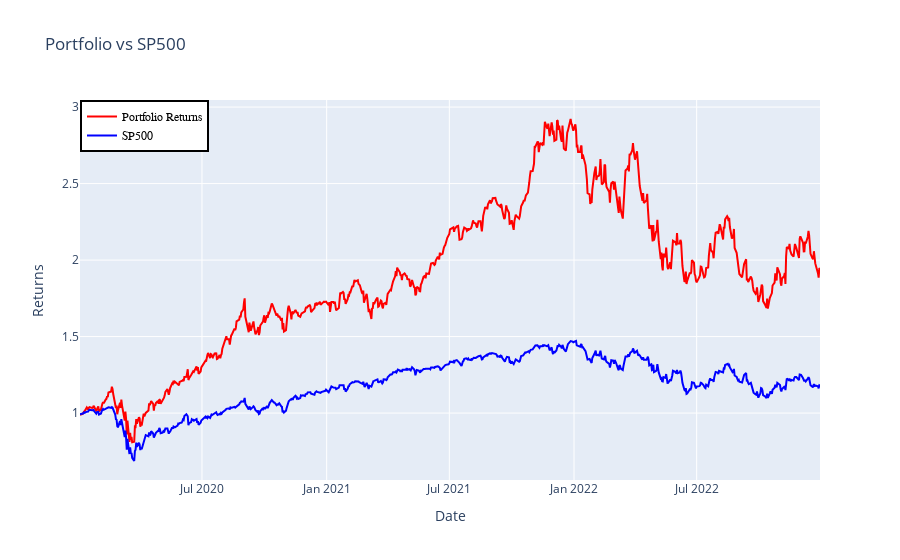

Notebook code for this chart:
### Code cell
# Create Figure
fig = go.Figure()

# Add the portfolio return trace to the chart
fig.add_trace(go.Scatter(x = df2.index, y = df2["Portfolio"], name = "Portfolio Returns", 
                        line = dict(color = "red", width = 2)))

# Add the benchmark return trace to the chart
fig.add_trace(go.Scatter(x = df2.index, y = df2["SP500"], name = "SP500", 
                        line = dict(color = "blue", width = 2)))

# Add the portfolio return trace to the chart
fig.update_layout(xaxis_title = "Date", yaxis_title = "Returns")

# Set the x and y axis titles
fig.update_layout(title = "Portfolio vs SP500")

# Add a legend
fig.update_layout(legend=dict(x=0, y=1, traceorder='normal',
                     font=dict(family='sans-serif', size=12, color='black'), bgcolor='white', bordercolor='black', borderwidth=2))

fig.show()

### Figure 1 — Plotly figure (JSON) as saved in the notebook; plotly's stock layout.template omitted (floating-point values rounded to 4 significant figures; data arrays with more than 128 entries replaced by an {"elided": "..."} marker saying what was removed)
{"data": [{"line": {"color": "red", "width": 2}, "name": "Portfolio Returns", "type": "scatter", "x": {"elided": "755 str values"}, "y": {"elided": "755 float values"}}, {"line": {"color": "blue", "width": 2}, "name": "SP500", "type": "scatter", "x": {"elided": "755 str values"}, "y": {"elided": "755 float values"}}], "layout": {"legend": {"bgcolor": "white", "bordercolor": "black", "borderwidth": 2, "font": {"color": "black", "family": "sans-serif", "size": 12}, "traceorder": "normal", "x": 0, "y": 1}, "title": {"text": "Portfolio vs SP500"}, "xaxis": {"title": {"text": "Date"}}, "yaxis": {"title": {"text": "Returns"}}}}
